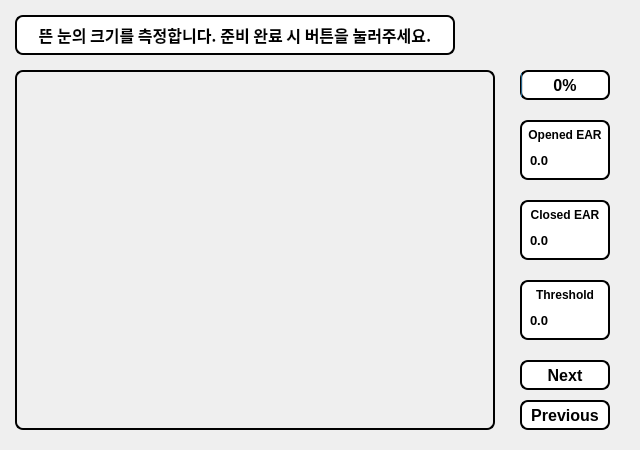
<?xml version="1.0" encoding="UTF-8"?>
<ui version="4.0">
 <class>CalibratePage</class>
 <widget class="QWidget" name="CalibratePage">
  <property name="geometry">
   <rect>
    <x>0</x>
    <y>0</y>
    <width>640</width>
    <height>450</height>
   </rect>
  </property>
  <property name="sizePolicy">
   <sizepolicy hsizetype="Fixed" vsizetype="Fixed">
    <horstretch>0</horstretch>
    <verstretch>0</verstretch>
   </sizepolicy>
  </property>
  <property name="minimumSize">
   <size>
    <width>0</width>
    <height>0</height>
   </size>
  </property>
  <property name="maximumSize">
   <size>
    <width>16777215</width>
    <height>16777215</height>
   </size>
  </property>
  <property name="windowTitle">
   <string>Form</string>
  </property>
  <widget class="QPushButton" name="previousButton">
   <property name="geometry">
    <rect>
     <x>520</x>
     <y>400</y>
     <width>90</width>
     <height>30</height>
    </rect>
   </property>
   <property name="maximumSize">
    <size>
     <width>16777215</width>
     <height>16777215</height>
    </size>
   </property>
   <property name="font">
    <font>
     <pointsize>12</pointsize>
     <bold>true</bold>
    </font>
   </property>
   <property name="styleSheet">
    <string notr="true">QPushButton {
    border: 2px solid black;
    border-radius: 8px;
    background-color: white;
    outline: none;
}

QPushButton:focus {
    outline: none;
}

QPushButton:pressed {
    background-color: #e0e0e0;
}</string>
   </property>
   <property name="text">
    <string>Previous</string>
   </property>
  </widget>
  <widget class="QPushButton" name="nextButton">
   <property name="geometry">
    <rect>
     <x>520</x>
     <y>360</y>
     <width>90</width>
     <height>30</height>
    </rect>
   </property>
   <property name="maximumSize">
    <size>
     <width>16777215</width>
     <height>16777215</height>
    </size>
   </property>
   <property name="font">
    <font>
     <pointsize>12</pointsize>
     <bold>true</bold>
    </font>
   </property>
   <property name="styleSheet">
    <string notr="true">QPushButton {
    border: 2px solid black;
    border-radius: 8px;
    background-color: white;
    outline: none;
}

QPushButton:focus {
    outline: none;
}

QPushButton:pressed {
    background-color: #e0e0e0;
}</string>
   </property>
   <property name="text">
    <string>Next</string>
   </property>
  </widget>
  <widget class="QLabel" name="closedInfoLabel">
   <property name="geometry">
    <rect>
     <x>520</x>
     <y>200</y>
     <width>90</width>
     <height>60</height>
    </rect>
   </property>
   <property name="font">
    <font>
     <pointsize>9</pointsize>
     <bold>true</bold>
    </font>
   </property>
   <property name="styleSheet">
    <string notr="true">border: 2px solid black;
border-radius: 8px;
background-color: white;
outline: none;
padding-top: 3px;</string>
   </property>
   <property name="text">
    <string>Closed EAR</string>
   </property>
   <property name="alignment">
    <set>Qt::AlignHCenter|Qt::AlignTop</set>
   </property>
   <property name="margin">
    <number>0</number>
   </property>
  </widget>
  <widget class="QLabel" name="closedVal">
   <property name="geometry">
    <rect>
     <x>530</x>
     <y>230</y>
     <width>70</width>
     <height>20</height>
    </rect>
   </property>
   <property name="font">
    <font>
     <pointsize>10</pointsize>
     <bold>true</bold>
    </font>
   </property>
   <property name="text">
    <string>0.0</string>
   </property>
  </widget>
  <widget class="QLabel" name="thresholdLabel">
   <property name="geometry">
    <rect>
     <x>520</x>
     <y>280</y>
     <width>90</width>
     <height>60</height>
    </rect>
   </property>
   <property name="font">
    <font>
     <pointsize>9</pointsize>
     <bold>true</bold>
    </font>
   </property>
   <property name="styleSheet">
    <string notr="true">border: 2px solid black;
border-radius: 8px;
background-color: white;
outline: none;
padding-top: 3px;</string>
   </property>
   <property name="text">
    <string>Threshold</string>
   </property>
   <property name="alignment">
    <set>Qt::AlignHCenter|Qt::AlignTop</set>
   </property>
   <property name="margin">
    <number>0</number>
   </property>
  </widget>
  <widget class="QLabel" name="thresholdVal">
   <property name="geometry">
    <rect>
     <x>530</x>
     <y>310</y>
     <width>70</width>
     <height>20</height>
    </rect>
   </property>
   <property name="font">
    <font>
     <pointsize>10</pointsize>
     <bold>true</bold>
    </font>
   </property>
   <property name="text">
    <string>0.0</string>
   </property>
  </widget>
  <widget class="QLabel" name="infoLabel">
   <property name="geometry">
    <rect>
     <x>15</x>
     <y>15</y>
     <width>440</width>
     <height>40</height>
    </rect>
   </property>
   <property name="sizePolicy">
    <sizepolicy hsizetype="Expanding" vsizetype="Fixed">
     <horstretch>0</horstretch>
     <verstretch>0</verstretch>
    </sizepolicy>
   </property>
   <property name="minimumSize">
    <size>
     <width>0</width>
     <height>0</height>
    </size>
   </property>
   <property name="maximumSize">
    <size>
     <width>16777215</width>
     <height>16777215</height>
    </size>
   </property>
   <property name="font">
    <font>
     <family>NanumGothic</family>
     <pointsize>12</pointsize>
     <bold>true</bold>
    </font>
   </property>
   <property name="styleSheet">
    <string notr="true">border: 2px solid black;
border-radius: 8px;
background-color: white;
outline: none;</string>
   </property>
   <property name="text">
    <string>뜬 눈의 크기를 측정합니다. 준비 완료 시 버튼을 눌러주세요.</string>
   </property>
   <property name="alignment">
    <set>Qt::AlignCenter</set>
   </property>
  </widget>
  <widget class="QLabel" name="videoLabel">
   <property name="geometry">
    <rect>
     <x>15</x>
     <y>70</y>
     <width>480</width>
     <height>360</height>
    </rect>
   </property>
   <property name="sizePolicy">
    <sizepolicy hsizetype="Fixed" vsizetype="Fixed">
     <horstretch>0</horstretch>
     <verstretch>0</verstretch>
    </sizepolicy>
   </property>
   <property name="minimumSize">
    <size>
     <width>0</width>
     <height>0</height>
    </size>
   </property>
   <property name="maximumSize">
    <size>
     <width>16777215</width>
     <height>16777215</height>
    </size>
   </property>
   <property name="styleSheet">
    <string notr="true">border: 2px solid black;
border-radius: 8px;
outline: none;</string>
   </property>
   <property name="text">
    <string/>
   </property>
   <property name="alignment">
    <set>Qt::AlignCenter</set>
   </property>
  </widget>
  <widget class="QProgressBar" name="progressBar">
   <property name="geometry">
    <rect>
     <x>520</x>
     <y>70</y>
     <width>90</width>
     <height>30</height>
    </rect>
   </property>
   <property name="maximumSize">
    <size>
     <width>90</width>
     <height>16777215</height>
    </size>
   </property>
   <property name="font">
    <font>
     <pointsize>12</pointsize>
     <bold>true</bold>
    </font>
   </property>
   <property name="styleSheet">
    <string notr="true">border: 2px solid black;
border-radius: 8px;
background-color: white;
outline: none;</string>
   </property>
   <property name="value">
    <number>0</number>
   </property>
   <property name="alignment">
    <set>Qt::AlignCenter</set>
   </property>
  </widget>
  <widget class="QLabel" name="openedInfoLabel">
   <property name="geometry">
    <rect>
     <x>520</x>
     <y>120</y>
     <width>90</width>
     <height>60</height>
    </rect>
   </property>
   <property name="font">
    <font>
     <pointsize>9</pointsize>
     <bold>true</bold>
    </font>
   </property>
   <property name="styleSheet">
    <string notr="true">border: 2px solid black;
border-radius: 8px;
background-color: white;
outline: none;
padding-top: 3px;</string>
   </property>
   <property name="text">
    <string>Opened EAR</string>
   </property>
   <property name="alignment">
    <set>Qt::AlignHCenter|Qt::AlignTop</set>
   </property>
   <property name="margin">
    <number>0</number>
   </property>
  </widget>
  <widget class="QLabel" name="openedVal">
   <property name="geometry">
    <rect>
     <x>530</x>
     <y>150</y>
     <width>70</width>
     <height>20</height>
    </rect>
   </property>
   <property name="font">
    <font>
     <pointsize>10</pointsize>
     <bold>true</bold>
    </font>
   </property>
   <property name="text">
    <string>0.0</string>
   </property>
  </widget>
 </widget>
 <resources/>
 <connections/>
</ui>
